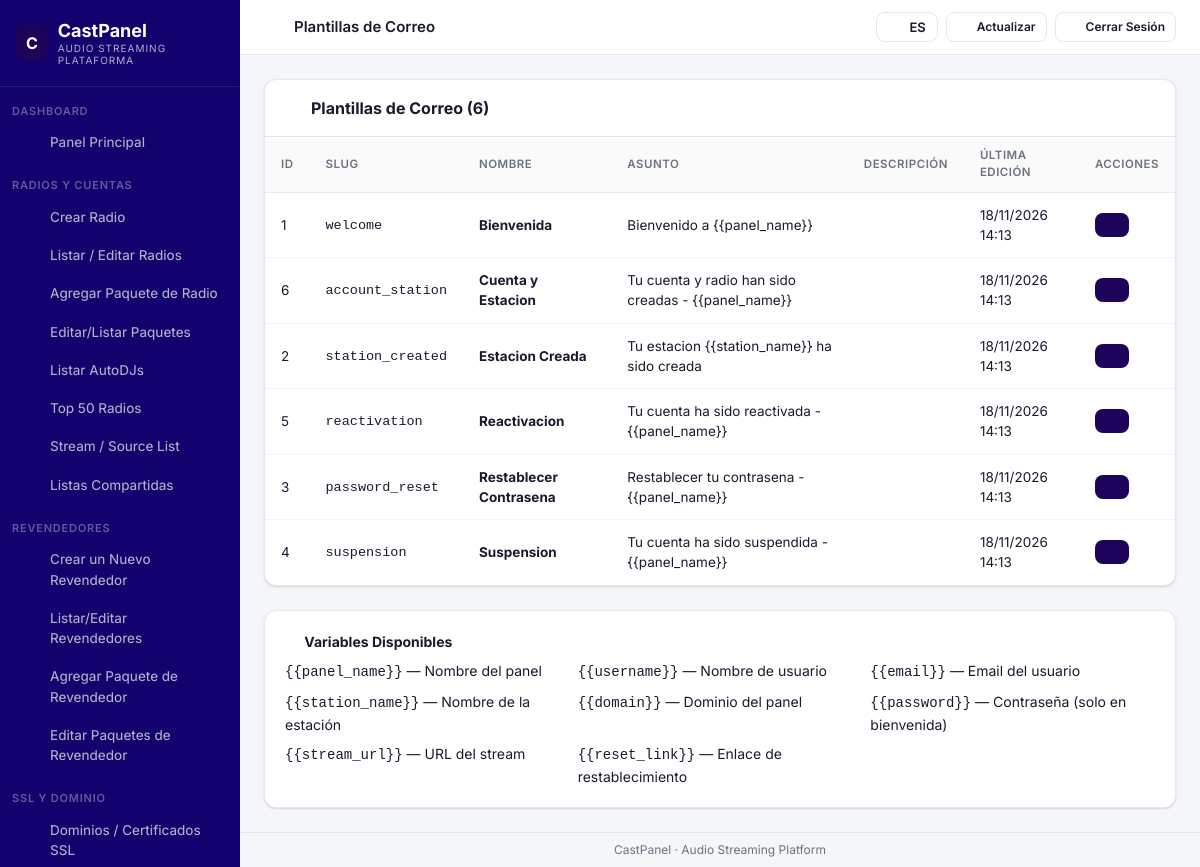
The app's page /admin/email_templates.php (signed in) with its own data.
### tables this page shows
CREATE TABLE IF NOT EXISTS `branding` (
  `id` int(10) unsigned NOT NULL AUTO_INCREMENT,
  `owner_type` enum('global','reseller') NOT NULL DEFAULT 'global',
  `owner_id` int(10) unsigned DEFAULT NULL,
  `panel_title` varchar(128) DEFAULT NULL,
  `panel_subtitle` varchar(255) DEFAULT NULL,
  `login_title` varchar(128) DEFAULT NULL,
  `logo_login` varchar(512) DEFAULT NULL,
  `logo_sidebar` varchar(512) DEFAULT NULL,
  `logo_favicon` varchar(512) DEFAULT NULL,
  `logo_player` varchar(512) DEFAULT NULL,
  `primary_color` varchar(7) DEFAULT NULL,
  `sidebar_color` varchar(7) DEFAULT NULL,
  `custom_css` text DEFAULT NULL,
  `footer_text` varchar(255) DEFAULT NULL,
  `created_at` datetime NOT NULL DEFAULT current_timestamp(),
  `updated_at` datetime NOT NULL DEFAULT current_timestamp() ON UPDATE current_timestamp(),
  PRIMARY KEY (`id`),
  UNIQUE KEY `uk_owner` (`owner_type`,`owner_id`)
);

CREATE TABLE IF NOT EXISTS `configuracion` (
  `clave` varchar(64) NOT NULL,
  `valor` text DEFAULT NULL,
  `descripcion` varchar(255) DEFAULT NULL,
  PRIMARY KEY (`clave`)
);

CREATE TABLE IF NOT EXISTS `email_templates` (
  `id` int(10) unsigned NOT NULL AUTO_INCREMENT,
  `slug` varchar(100) NOT NULL,
  `nombre` varchar(255) NOT NULL,
  `asunto` varchar(255) NOT NULL,
  `cuerpo_html` text NOT NULL,
  `variables` text DEFAULT NULL,
  `activo` tinyint(1) DEFAULT 1,
  `created_at` timestamp NOT NULL DEFAULT current_timestamp(),
  `updated_at` timestamp NOT NULL DEFAULT current_timestamp() ON UPDATE current_timestamp(),
  PRIMARY KEY (`id`),
  UNIQUE KEY `slug` (`slug`),
  KEY `idx_slug` (`slug`)
);

### includes/branding.php (called while the page is built, shortened)
<?php
require_once __DIR__ . '/../config/database.php';
function getBranding(?int $resellerId = null): array {
    $db = getDB();
    $defaults = [
        'panel_title'    => 'CastPanel',
        'panel_subtitle' => 'Audio Streaming Platform',
        'login_title'    => 'Iniciar Sesión',
        'logo_login'     => null,
        'logo_sidebar'   => null,
        'logo_favicon'   => null,
        'logo_player'    => null,
        'primary_color'  => null,
        'sidebar_color'  => null,
        'custom_css'     => null,
        'footer_text'    => null,
    ];
    $result = $defaults;
    try {
        $stmt = $db->prepare("SELECT * FROM branding WHERE owner_type = 'global' AND owner_id IS NULL LIMIT 1");
        $stmt->execute();
        $global = $stmt->fetch();
        if ($global) {
            foreach ($defaults as $key => $defVal) {
                if (!empty($global[$key])) {
                    $result[$key] = $global[$key];
                }
            }
            $result['_global_id'] = $global['id'];
        }
    } catch (PDOException $e) {
    }
    return $result;
}
function getCurrentBranding(): array {
    $resellerId = null;
    return getBranding($resellerId);
}

### config/database.php (called while the page is built, shortened)
<?php
function getDB(): PDO {
    static $pdo = null;
    if ($pdo === null) {
        $dsn = 'mysql:host=' . DB_HOST . ';dbname=' . DB_NAME . ';charset=' . DB_CHARSET;
        $options = [
            PDO::ATTR_ERRMODE            => PDO::ERRMODE_EXCEPTION,
            PDO::ATTR_DEFAULT_FETCH_MODE => PDO::FETCH_ASSOC,
            PDO::ATTR_EMULATE_PREPARES   => false,
        ];
        $pdo = new PDO($dsn, DB_USER, DB_PASS, $options);
    }
    return $pdo;
}

### includes/i18n.php (called while the page is built, shortened)
<?php
$_CURRENT_LANG = 'es';
function loadTranslations(?string $lang = null): void {
    if ($lang === null) {
        $lang = cpUserLanguage();
    }
    if ($lang === null) {
        $lang = cpDefaultLanguage();
    }
    $_CURRENT_LANG = $lang;
}
function getCurrentLang(): string {
    global $_CURRENT_LANG;
    return $_CURRENT_LANG;
}
function cpLanguageCodes(): array {
    return ['es', 'en', 'pt', 'fr', 'de', 'it', 'nl', 'tr', 'pl', 'ro', 'cs', 'sr', 'el', 'af', 'fa'];
}
function cpDefaultLanguage(): string {
    try {
        $row = getDB()->query("SELECT valor FROM configuracion WHERE clave = 'default_language'")->fetch();
        $lang = $row ? (string)$row['valor'] : 'es';
    } catch (\Throwable $e) {
        $lang = 'es';
    }
    return in_array($lang, cpLanguageCodes(), true) ? $lang : 'es';
}
function cpUserLanguage(): ?string {
    $uid = (int)($_SESSION['user_id'] ?? 0);
    $rol = $_SESSION['user_rol'] ?? '';
    if (!empty($_SESSION['dj_id'])) {
        $sql = 'SELECT panel_lang FROM cuentas_dj WHERE id = ?';
        $uid = (int)$_SESSION['dj_id'];
    } elseif ($uid > 0 && $rol === 'dj') {
        $sql = 'SELECT panel_lang FROM cuentas_dj WHERE id = ?';
    } elseif ($uid > 0 && in_array($rol, ['admin', 'reseller', 'cliente'], true)) {
        $sql = 'SELECT idioma FROM usuarios WHERE id = ?';
    } else {
        return null;
    }
    try {
        $st = getDB()->prepare($sql);
        $st->execute([$uid]);
        $lang = $st->fetchColumn();
    } catch (\Throwable $e) {
        return null;
    }
    return is_string($lang) && in_array($lang, cpLanguageCodes(), true) ? $lang : null;
}
function cpI18nStart(): void {
    loadTranslations();
}

### admin/email_templates.php (the view, shortened to what this page needs)
<?php
$pageTitle = 'Plantillas de Correo';
$pageIcon = 'note';
$isAdmin = true;
require_once __DIR__ . '/../includes/layout_header.php';
$db = getDB();
$tableExists = false;
try {
    $db->query("SELECT 1 FROM email_templates LIMIT 1");
    $tableExists = true;
} catch (PDOException $e) {}
$templates = [];
if ($tableExists) {
    try {
        $templates = $db->query("SELECT * FROM email_templates ORDER BY nombre ASC")->fetchAll();
    } catch (PDOException $e) {}
}
?>
<div class="card" style="margin-bottom:1.5rem;">
    <div class="card-header" style="display:flex;justify-content:space-between;align-items:center;">
        <h3><?= cpIcon('note', 18) ?> Plantillas de Correo (<?= count($templates) ?>)</h3>
    </div>
    <div class="card-body" style="padding:0;">
        <table class="table" style="margin:0;">
            <thead>
                <tr>
                    <th>ID</th>
                    <th>Slug</th>
                    <th>Nombre</th>
                    <th>Asunto</th>
                    <th>Descripción</th>
                    <th>Última Edición</th>
                    <th>Acciones</th>
                </tr>
            </thead>
            <tbody>
                <?php if (empty($templates)): ?>
                <tr><td colspan="7" style="text-align:center;padding:2rem;color:#999;">No hay plantillas. Use el botón "Inicializar Plantillas" para crear las predeterminadas.</td></tr>
                <?php else: ?>
                <?php foreach ($templates as $t): ?>
                <tr>
                    <td><?= $t['id'] ?></td>
                    <td><code><?= htmlspecialchars($t['slug']) ?></code></td>
                    <td><strong><?= htmlspecialchars($t['nombre']) ?></strong></td>
                    <td><?= htmlspecialchars($t['asunto']) ?></td>
                    <td style="font-size:.85rem;color:#666;"><?= htmlspecialchars($t['descripcion'] ?? '') ?></td>
                    <td><?= $t['updated_at'] ? date('d/m/Y H:i', strtotime($t['updated_at'])) : '-' ?></td>
                    <td>
                        <a href="?edit=<?= $t['id'] ?>" class="btn btn-sm btn-primary"><?= cpIcon('edit', 14) ?></a>
                    </td>
                </tr>
                <?php endforeach; ?>
                <?php endif; ?>
            </tbody>
        </table>
    </div>
</div>
<div class="card">
    <div class="card-body">
        <h4><?= cpIcon('info', 16) ?> Variables Disponibles</h4>
        <div style="display:grid;grid-template-columns:repeat(auto-fill,minmax(250px,1fr));gap:.5rem;margin-top:.5rem;">
            <div><code>{{panel_name}}</code> — Nombre del panel</div>
            <div><code>{{username}}</code> — Nombre de usuario</div>
            <div><code>{{email}}</code> — Email del usuario</div>
            <div><code>{{station_name}}</code> — Nombre de la estación</div>
            <div><code>{{domain}}</code> — Dominio del panel</div>
            <div><code>{{password}}</code> — Contraseña (solo en bienvenida)</div>
            <div><code>{{stream_url}}</code> — URL del stream</div>
            <div><code>{{reset_link}}</code> — Enlace de restablecimiento</div>
        </div>
    </div>
</div>
<?php require_once __DIR__ . '/../includes/layout_footer.php'; ?>

### includes/layout_header.php (shortened to what this page needs)
<?php
require_once __DIR__ . '/branding.php';
require_once __DIR__ . '/icons.php';
require_once __DIR__ . '/i18n.php';
cpI18nStart();
$currentPage = basename($_SERVER['SCRIPT_NAME'], '.php');
$brand = getCurrentBranding();
?>
<!DOCTYPE html>
<html lang="es">
<head>
    <?php $cpStyleVer = @filemtime(BASE_PATH . '/assets/css/style.css') ?: time(); ?>
    <link href="<?= BASE_URL ?>/assets/css/style.css?v=<?= (int)$cpStyleVer ?>" rel="stylesheet">
</head>
<body>
<div class="layout">
    <aside class="sidebar" id="sidebar">
        <div class="sidebar-logo">
            <?php if (!empty($brand['logo_sidebar'])): ?>
                <img src="<?= htmlspecialchars($brand['logo_sidebar']) ?>" alt="<?= htmlspecialchars($brand['panel_title'] ?? 'CastPanel') ?>"
                     style="max-height:44px;max-width:180px;object-fit:contain">
            <?php else: ?>
                <div class="logo-icon"><?= strtoupper(substr($brand['panel_title'] ?? 'C', 0, 1)) ?></div>
                <div class="logo-text">
                    <?= htmlspecialchars($brand['panel_title'] ?? 'CastPanel') ?>
                    <small><?= htmlspecialchars($brand['panel_subtitle'] ?? 'Audio Streaming') ?></small>
                </div>
            <?php endif; ?>
        </div>
        <?php if (!empty($isAdmin)): ?>
        <div class="sidebar-section">Dashboard</div>
        <ul class="sidebar-nav">
            <li><a href="<?= BASE_URL ?>/admin/index.php" class="<?= $currentPage === 'index' ? 'active' : '' ?>">
                <span class="nav-icon"><?= cpIcon('home', 16) ?></span> Panel Principal
            </a></li>
        </ul>
        <div class="sidebar-section">Radios y Cuentas</div>
        <ul class="sidebar-nav">
            <li><a href="<?= BASE_URL ?>/admin/estaciones.php?action=new" class="<?= ($currentPage === 'estaciones' && ($_GET['action'] ?? '') === 'new') ? 'active' : '' ?>">
                <span class="nav-icon"><?= cpIcon('plus', 16) ?></span> Crear Radio
            </a></li>
            <li><a href="<?= BASE_URL ?>/admin/estaciones.php" class="<?= ($currentPage === 'estaciones' && ($_GET['action'] ?? '') !== 'new') ? 'active' : '' ?>">
                <span class="nav-icon"><?= cpIcon('radio', 16) ?></span> Listar / Editar Radios
            </a></li>
            <li><a href="<?= BASE_URL ?>/admin/paquetes.php?action=new" class="<?= ($currentPage === 'paquetes' && ($_GET['action'] ?? '') === 'new') ? 'active' : '' ?>">
                <span class="nav-icon"><?= cpIcon('plus', 16) ?></span> Agregar Paquete de Radio
            </a></li>
            <li><a href="<?= BASE_URL ?>/admin/paquetes.php" class="<?= ($currentPage === 'paquetes' && ($_GET['action'] ?? '') !== 'new') ? 'active' : '' ?>">
                <span class="nav-icon"><?= cpIcon('pencil', 16) ?></span> Editar/Listar Paquetes
            </a></li>
            <li><a href="<?= BASE_URL ?>/admin/autodj_list.php" class="<?= $currentPage === 'autodj_list' ? 'active' : '' ?>">
                <span class="nav-icon"><?= cpIcon('music', 16) ?></span> Listar AutoDJs
            </a></li>
            <li><a href="<?= BASE_URL ?>/admin/top_radios.php" class="<?= $currentPage === 'top_radios' ? 'active' : '' ?>">
                <span class="nav-icon"><?= cpIcon('trending-up', 16) ?></span> Top 50 Radios
            </a></li>
            <li><a href="<?= BASE_URL ?>/admin/streams.php" class="<?= $currentPage === 'streams' ? 'active' : '' ?>">
                <span class="nav-icon"><?= cpIcon('signal', 16) ?></span> Stream / Source List
            </a></li>
            <li><a href="<?= BASE_URL ?>/admin/playlists_compartidas.php" class="<?= $currentPage === 'playlists_compartidas' ? 'active' : '' ?>">
                <span class="nav-icon"><?= cpIcon('share', 16) ?></span> Listas Compartidas
            </a></li>
        </ul>
        <div class="sidebar-section">Revendedores</div>
        <ul class="sidebar-nav">
            <li><a href="<?= BASE_URL ?>/admin/revendedores.php?action=new" class="<?= ($currentPage === 'revendedores' && ($_GET['action'] ?? '') === 'new') ? 'active' : '' ?>">
                <span class="nav-icon"><?= cpIcon('plus', 16) ?></span> Crear un Nuevo Revendedor
            </a></li>
            <li><a href="<?= BASE_URL ?>/admin/revendedores.php" class="<?= ($currentPage === 'revendedores' && ($_GET['action'] ?? '') !== 'new') ? 'active' : '' ?>">
                <span class="nav-icon"><?= cpIcon('list', 16) ?></span> Listar/Editar Revendedores
            </a></li>
            <li><a href="<?= BASE_URL ?>/admin/paquetes_reseller.php?action=new" class="<?= ($currentPage === 'paquetes_reseller' && ($_GET['action'] ?? '') === 'new') ? 'active' : '' ?>">
                <span class="nav-icon"><?= cpIcon('plus', 16) ?></span> Agregar Paquete de Revendedor
            </a></li>
            <li><a href="<?= BASE_URL ?>/admin/paquetes_reseller.php" class="<?= ($currentPage === 'paquetes_reseller' && ($_GET['action'] ?? '') !== 'new') ? 'active' : '' ?>">
                <span class="nav-icon"><?= cpIcon('pencil', 16) ?></span> Editar Paquetes de Revendedor
            </a></li>
        </ul>
        <div class="sidebar-section">SSL y Dominio</div>
        <ul class="sidebar-nav">
            <li><a href="<?= BASE_URL ?>/admin/ssl.php" class="<?= $currentPage === 'ssl' ? 'active' : '' ?>">
                <span class="nav-icon"><?= cpIcon('lock', 16) ?></span> Dominios / Certificados SSL
            </a></li>
        </ul>
        <?php endif; ?>
    </aside>
    <main class="main-content">
        <header class="topbar">
            <div style="display:flex;align-items:center;gap:12px">
                <div class="topbar-title">
                    <?php
                    $pi = $pageIcon ?? 'radio';
                    echo '<span class="title-icon">' . cpIcon($pi, 20) . '</span>';
                    ?>
                    <?= htmlspecialchars($pageTitle ?? 'Panel de Control') ?>
                </div>
            </div>
            <div class="topbar-actions">
                <button type="button" class="cp-lang-btn" onclick="cpLangOpen()" title="Idioma" aria-label="Idioma">
                    <?= cpIcon('globe', 15) ?><span translate="no"><?= strtoupper(htmlspecialchars(getCurrentLang())) ?></span>
                </button>
                <a href="<?= BASE_URL ?>/cliente/index.php" class="btn btn-outline btn-sm" onclick="location.reload();return false;"><?= cpIcon('refresh', 14) ?> Actualizar</a>
                <a href="<?= BASE_URL ?>/logout.php?rol=<?= urlencode($_SESSION['user_rol'] ?? '') ?>" class="btn btn-outline btn-sm"><?= cpIcon('logout', 14) ?> Cerrar Sesi&oacute;n</a>
            </div>
        </header>
        <div class="page-content">

### includes/icons.php (shortened to what this page needs)
<?php
function cpIcon(string $name, int $size = 16, string $class = ''): string {
    $cls = $class ? " class=\"$class\"" : '';
    $path = $icons[$name] ?? $icons['info'];
    return '<svg xmlns="http://www.w3.org/2000/svg" width="' . $size . '" height="' . $size . '" viewBox="0 0 24 24" fill="none" stroke="currentColor" stroke-width="2" stroke-linecap="round" stroke-linejoin="round"' . $cls . ' style="display:inline-block;vertical-align:middle;flex-shrink:0">' . $path . '</svg>';
}

### includes/layout_footer.php (shortened to what this page needs)
        </div>
        <footer style="padding:8px 24px;text-align:center;font-size:12px;color:var(--text-secondary);border-top:1px solid var(--border)">
            CastPanel &middot; Audio Streaming Platform
        </footer>
    </main>
</div>
</body>
</html>

### includes/language_panel.php (style rules this page uses)
.cp-lang-btn { display:inline-flex;align-items:center;gap:6px;padding:6px 11px;border:1px solid var(--border);border-radius:9px;background:var(--card-bg);color:var(--text-primary);font-size:13px;font-weight:600;cursor:pointer;font-family:inherit;transition:var(--transition) }

### records on screen
branding: panel_title "C", panel_title "CastPanel", panel_subtitle "AUDIO STREAMING PLATAFORMA"
configuracion: valor "ES"
email_templates: id "1", slug "welcome", nombre "Bienvenida", asunto "Bienvenido a {{panel_name}}", updated_at "18/11/2026 14:13"
email_templates: id "6", slug "account_station", nombre "Cuenta y Estacion", asunto "Tu cuenta y radio han sido creadas - {{panel_name}}", updated_at "18/11/2026 14:13"
email_templates: id "2", slug "station_created", nombre "Estacion Creada", asunto "Tu estacion {{station_name}} ha sido creada", updated_at "18/11/2026 14:13"
email_templates: id "5", slug "reactivation", nombre "Reactivacion", asunto "Tu cuenta ha sido reactivada - {{panel_name}}", updated_at "18/11/2026 14:13"
email_templates: id "3", slug "password_reset", nombre "Restablecer Contrasena", asunto "Restablecer tu contrasena - {{panel_name}}", updated_at "18/11/2026 14:13"
email_templates: id "4", slug "suspension", nombre "Suspension", asunto "Tu cuenta ha sido suspendida - {{panel_name}}", updated_at "18/11/2026 14:13"

### other values on screen
$pageTitle "Plantillas de Correo"
count($templates) "6"
